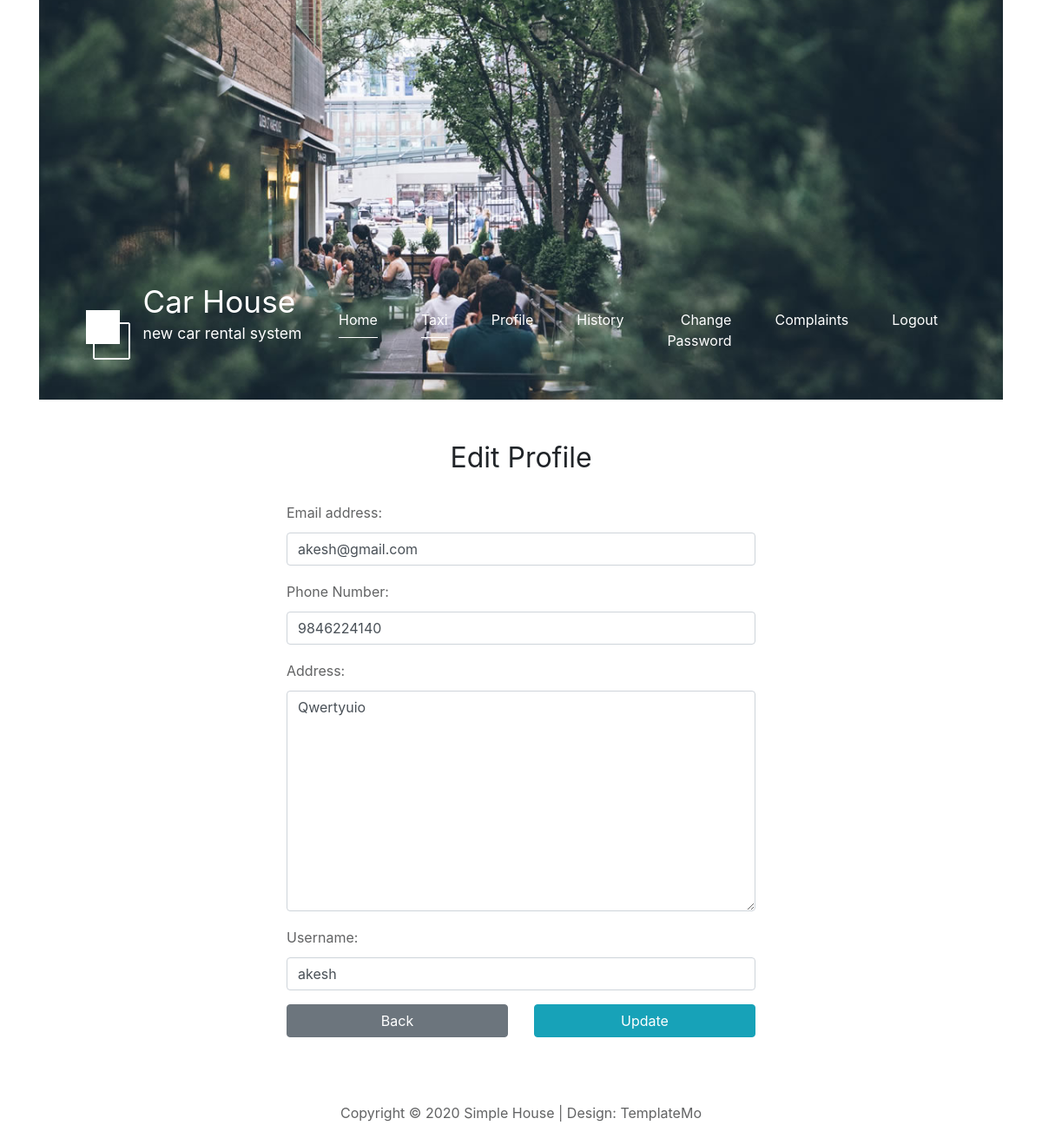
Screenshot of /user/profile/ (signed in) with the database file from the repository.
### adminapp/models.py (models this page shows)
class User(AbstractUser):
    address = models.TextField(
        max_length=100,
        null=True,
        verbose_name='Address'
    )
    phone = models.BigIntegerField(
        null=True,
        verbose_name='Phone Number'
    )
    company_name = models.CharField(
        max_length=30,
        null=True,
        default='None',
        verbose_name='Company Name'
    )
    user_type = models.CharField(
        max_length=30,
        default='admin'
    )

### userapp/views.py (the view, shortened to what this page needs)
# urls.py: path('profile/',profile,name='profile'),
def profile(request):
    if request.method == 'GET':
        context = {}
        context['form'] = ProfileForm(instance=request.user)
        return render(request,'user/profile.html',context)

### userapp/forms.py
class ProfileForm(forms.ModelForm):
    class Meta:
        model = User
        fields = ('email','phone','address','username',)
        widgets = {
            'email': forms.EmailInput(
                attrs={'class':'form-control'}
            ),
            'phone': forms.NumberInput(
                attrs={'class':'form-control','value':''}
            ),
            'address': forms.Textarea(
                attrs={'class':'form-control'}
            ),
            'username': forms.TextInput(
                attrs={'class':'form-control'}
            ),
        }
        help_texts = {'username':None}

### templates/user/profile.html (shortened to what this page needs)
{% extends 'user/shared/base.html' %}
{% load static %}
{% block content %}
<div class="row mt-5 mb-5">
    <div id="" class="col-sm-6 offset-3">
    <h2 class="text-center tm-section-title">Edit Profile</h2>
    <form method="post">
        {{ form.as_p }}
        <div class="row">
            <div class="col-sm-6">
                <a href="{% url 'home' %}" class="btn btn-secondary btn-block">Back</a>
            </div>
            <div class="col-sm-6">
                <button class="btn btn-info btn-block">Update</button>
            </div>
        </div>
    </form>
    </div>
</div>
{% endblock content %}

### static/css/templatemo-style.css (style rules this page uses)
ul, nav, body, h1, h2, h4, h6, p, figure { margin: 0; padding: 0; }
a, button { transition: all 0.3s ease; }
html { box-sizing: border-box; -ms-overflow-style: scrollbar; }
*, *::before, *::after { box-sizing: inherit; }
.row { display: -ms-flexbox; display: flex; -ms-flex-wrap: wrap; flex-wrap: wrap; margin-left: -15px; margin-right: -15px; }
.col-lg-3, .col-lg-4, .col-lg-6, .col-md-4, .col-md-6, .col-sm-6, .col-12 { position: relative; width: 100%; padding-right: 15px; padding-left: 15px; }
@media (min-width: 576px) { .col-sm-6 { -ms-flex: 0 0 50%; flex: 0 0 50%; max-width: 50%; } }
.text-center { text-align: center; }
body { font-family: 'Open Sans', Arial, sans-serif; font-size: 17px; background-color: #ccc; overflow-x: hidden; }
p, address { color: #626364; line-height: 1.8; }
.tm-section-title { font-size: 2rem; font-weight: 400; margin-bottom: 30px; }
.form-control { display: block; width: 100%; padding: 0.375rem 0.75rem; font-size: 1.1rem; font-weight: 400; line-height: 1.5; color: #626364; background-color: #fff; background-clip: padding-box; border: 1px solid #ced4da; border-right: 0; border-top: 0; border-left: 0; border-radius: 0; transition: border-color 0.15s ease-in-out, box-shadow 0.15s ease-in-out; }
.form-control::placeholder { color: #6c757d; opacity: 1; }

### rows the page displays
User: email "akesh@gmail.com", phone "9846224140", address "Qwertyuio", username "akesh"
